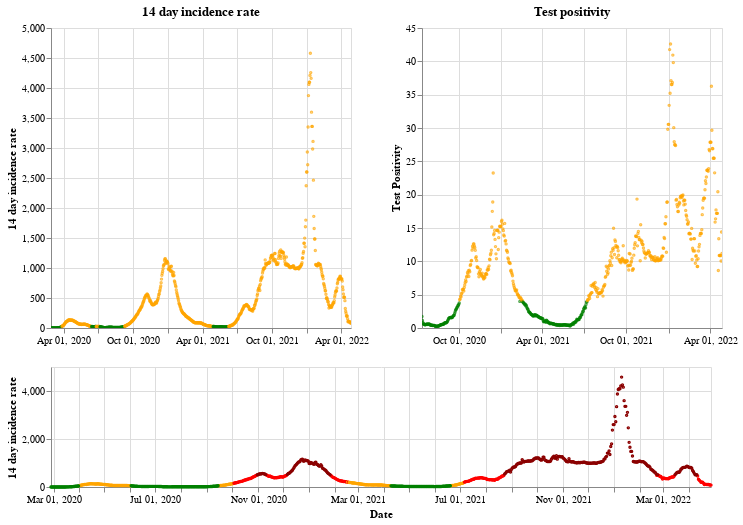

The cell this chart's notebook holds for it:
### Markdown cell above
## Wales

### Code cell
plot_traffic_light('Wales')

### Figure 1 — Vega-Lite specification as saved in the notebook (floating-point values rounded to 4 significant figures; data arrays with more than 128 entries replaced by an {"elided": "..."} marker saying what was removed)
{"config": {"view": {"continuousWidth": 400, "continuousHeight": 300}}, "vconcat": [{"hconcat": [{"mark": {"type": "point", "size": 2}, "encoding": {"color": {"condition": {"value": "green", "test": "(datum.twoWeeklyCasesRate <= 25)"}, "value": "orange"}, "tooltip": [{"type": "nominal", "field": "areaName"}, {"type": "temporal", "field": "date"}, {"type": "quantitative", "field": "twoWeeklyCasesRate"}, {"type": "quantitative", "field": "testPositivity"}], "x": {"type": "temporal", "axis": {"title": ""}, "field": "date", "scale": {"domain": {"selection": "DateBrush"}}, "timeUnit": "yearmonthdate"}, "y": {"type": "quantitative", "axis": {"title": "14 day incidence rate"}, "field": "twoWeeklyCasesRate"}}, "title": "14 day incidence rate", "width": 300}, {"mark": {"type": "point", "size": 2}, "encoding": {"color": {"condition": {"value": "green", "test": "(datum.testPositivity <= 4)"}, "value": "orange"}, "tooltip": [{"type": "nominal", "field": "areaName"}, {"type": "temporal", "field": "date"}, {"type": "quantitative", "field": "twoWeeklyCasesRate"}, {"type": "quantitative", "field": "testPositivity"}], "x": {"type": "temporal", "axis": {"title": ""}, "field": "date", "scale": {"domain": {"selection": "DateBrush"}}, "timeUnit": "yearmonthdate"}, "y": {"type": "quantitative", "axis": {"title": "Test Positivity"}, "field": "testPositivity"}}, "title": "Test positivity", "width": 300}]}, {"layer": [{"mark": {"type": "point", "size": 2}, "encoding": {"color": {"condition": {"value": "orange", "test": "(((datum.testPositivity < 4) && (datum.twoWeeklyCasesRate >= 50)) && (datum.twoWeeklyCasesRate < 200))"}, "value": "red"}, "opacity": {"condition": {"value": 1, "test": "((datum.twoWeeklyCasesRate >= 50) && (datum.twoWeeklyCasesRate < 500))"}, "value": 0}, "tooltip": [{"type": "nominal", "field": "areaName"}, {"type": "temporal", "field": "date"}, {"type": "quantitative", "field": "twoWeeklyCasesRate"}, {"type": "quantitative", "field": "testPositivity"}], "x": {"type": "temporal", "axis": {"title": "Date"}, "field": "date", "timeUnit": "yearmonthdate"}, "y": {"type": "quantitative", "axis": {"title": "14 day incidence rate"}, "field": "twoWeeklyCasesRate"}}, "selection": {"DateBrush": {"type": "interval", "encodings": ["x"], "fields": ["Time"]}}}, {"mark": {"type": "point", "size": 2}, "encoding": {"color": {"value": "darkred"}, "opacity": {"condition": {"value": 1, "test": "(datum.twoWeeklyCasesRate >= 500)"}, "value": 0}, "tooltip": [{"type": "nominal", "field": "areaName"}, {"type": "temporal", "field": "date"}, {"type": "quantitative", "field": "twoWeeklyCasesRate"}, {"type": "quantitative", "field": "testPositivity"}], "x": {"type": "temporal", "axis": {"title": "Date"}, "field": "date", "timeUnit": "yearmonthdate"}, "y": {"type": "quantitative", "axis": {"title": "14 day incidence rate"}, "field": "twoWeeklyCasesRate"}}}, {"mark": {"type": "point", "size": 2}, "encoding": {"color": {"condition": {"value": "green", "test": "((datum.testPositivity < 4) && (datum.twoWeeklyCasesRate < 50))"}, "value": "orange"}, "opacity": {"condition": {"value": 1, "test": "(datum.twoWeeklyCasesRate < 50)"}, "value": 0}, "tooltip": [{"type": "nominal", "field": "areaName"}, {"type": "temporal", "field": "date"}, {"type": "quantitative", "field": "twoWeeklyCasesRate"}, {"type": "quantitative", "field": "testPositivity"}], "x": {"type": "temporal", "axis": {"title": "Date"}, "field": "date", "timeUnit": "yearmonthdate"}, "y": {"type": "quantitative", "axis": {"title": "14 day incidence rate"}, "field": "twoWeeklyCasesRate"}}}], "height": 120, "width": 660}], "data": {"name": "data-73da48908d89f34235dbcde03c2dca2f"}, "$schema": "https://vega.github.io/schema/vega-lite/v4.8.1.json", "datasets": {"data-73da48908d89f34235dbcde03c2dca2f": {"elided": "791 records"}}}
